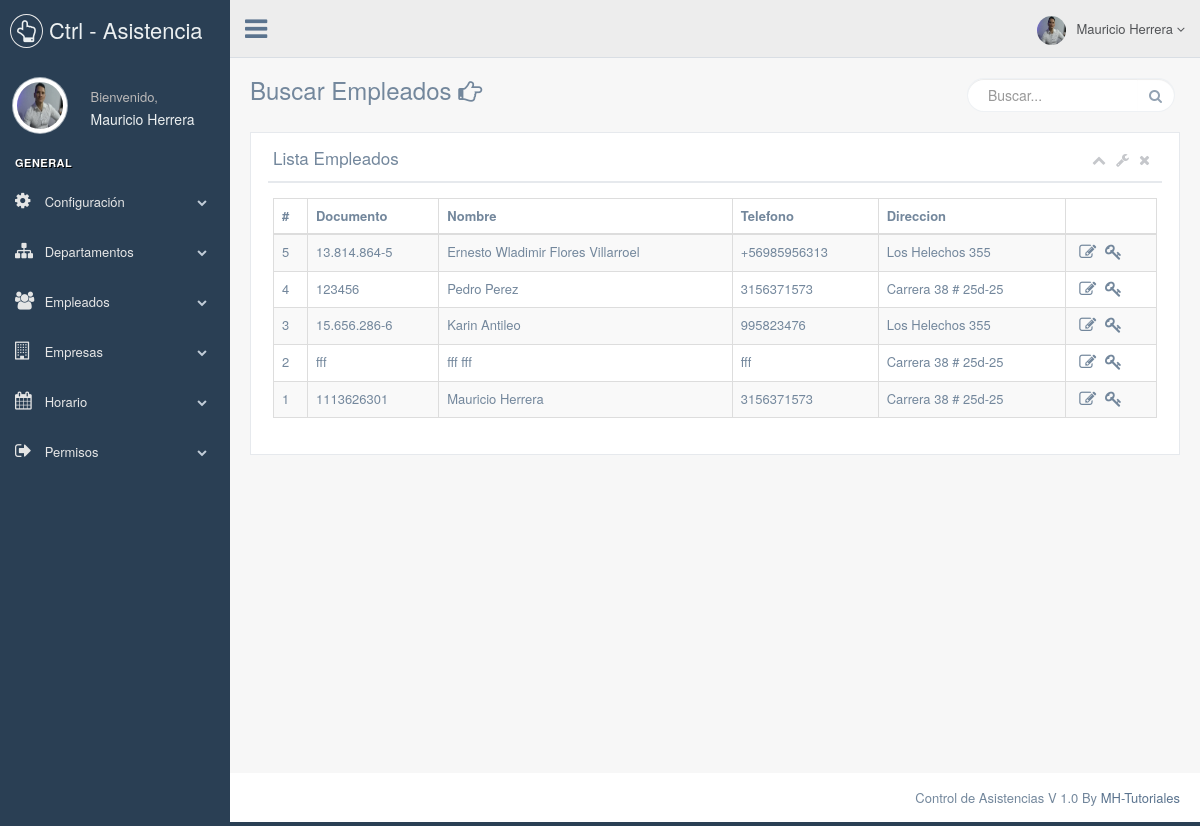
Screenshot of /Views/ListarEmpleados.php (signed in) with the database file from the repository.
### tables this page shows
CREATE TABLE `empleados` (
  `id_empleado` int(11) NOT NULL AUTO_INCREMENT,
  `id_empresa` int(11) NOT NULL,
  `documento` varchar(20) DEFAULT NULL,
  `nombres` varchar(100) DEFAULT NULL,
  `apellidos` varchar(100) DEFAULT NULL,
  `telefono` varchar(15) DEFAULT NULL,
  `direccion` varchar(100) DEFAULT NULL,
  `fecha_creacion` timestamp NULL DEFAULT NULL,
  `foto` varchar(50) DEFAULT NULL,
  `fecha_nacimiento` date DEFAULT NULL,
  `id_departamento` int(11) DEFAULT NULL,
  `id_rol` int(11) DEFAULT NULL,
  `password` varchar(200) DEFAULT NULL,
  `id_horario` int(11) DEFAULT NULL,
  PRIMARY KEY (`id_empleado`),
  KEY `id_empresa` (`id_empresa`),
  KEY `id_horario` (`id_horario`)
);

### Utils/SimbolyLink.php (called while the page is built)
<?php
$config['base_url'] = ((isset($_SERVER['HTTPS']) && $_SERVER['HTTPS'] == "on") ? "https" : "http");
$name_project = explode("/", $_SERVER["REQUEST_URI"])[1];
$config['base_url'] .= "://" . $_SERVER['HTTP_HOST'] . "/" . $name_project;
?>

### Model/BD.php (called while the page is built, shortened)
<?php
include_once '../Utils/SimbolyLink.php';
class BD {
    private $con;
    private $rs;
    public function __construct() {
        try {
            $this->con = new PDO('mysql:host=' . HOST . ';dbname=' . BD . ';charset=utf8', USER, PASS, array(
                PDO::ATTR_ERRMODE => PDO::ERRMODE_EXCEPTION,
                PDO::MYSQL_ATTR_INIT_COMMAND => "SET NAMES utf8"
            ));
            $this->con->setAttribute(PDO::ATTR_ERRMODE, PDO::ERRMODE_EXCEPTION);
        } catch (PDOException $e) {
            print "Error!: " . $e->getMessage() . "<br/>";
            die();
        }
    }
    public function findAll2($query, $opc = false) {
        $this->stm = $this->con->prepare($query);
        $this->stm->execute();
        if ($opc) {
            $this->rs = $this->stm->fetchAll(PDO::FETCH_OBJ);
        } else {
            $this->rs = $this->stm->fetchAll(PDO::FETCH_ASSOC);
        }
        return $this->rs;
    }
}
?>

### Model/empleados/listEmpleados.php (the view)
<?php
$con = new BD();
$SQL_SELECT = "Select * from empleados order by id_empleado desc limit 500 ";
$rs = $con->findAll2($SQL_SELECT);
foreach ($rs as $key => $value) {
    ?>
    <tr>
        <td><?php echo $value['id_empleado']; ?></td>
        <td><?php echo $value['documento']; ?></td>
        <td><?php echo $value['nombres'] . " " . $value['apellidos']; ?></td>
        <td><?php echo $value['telefono']; ?></td>
        <td><?php echo $value['direccion']; ?></td>
        <td>
            <?php if ($_SESSION["obj_user"][0]["id_rol"] != 4) { ?>
                <i class="fa fa-edit lg-icon redirect btnEvtTable" data-toggle="tooltip"
                   data-placement="top" title data-original-title="Editar"
                   data-page="<?php echo $config['base_url'] . "/Views/EditarEmpleados/" . $value['id_empleado']; ?>" >
                </i>
                <i class="fa fa-key lg-icon redirect btnEvtTable" data-toggle="tooltip"
                   data-placement="top" title data-original-title="Permisos"
                   data-page="<?php echo $config['base_url'] . "/Views/PermisosEmpleados/" . $value['id_empleado']; ?>" >
                </i>
            <?php } ?>
        </td>
    </tr>
    <?php
}
?>

### Views/ListarEmpleados.php (shortened to what this page needs)
<?php
include '../Model/BD.php';
?>
<!DOCTYPE html>
<html lang="en">
    <head>
        <?php
        $title = "Lista Empleados";
        include 'css.php';
        ?>
    </head>
    <body class="nav-md">
        <div class="container body">
            <div class="main_container">
                <?php include  'menu.php'; ?>
                <div class="right_col" role="main">
                    <div class="">
                        <div class="page-title">
                            <div class="title_left">
                                <h3>Buscar Empleados <i class="fa fa-hand-o-right"></i></h3>
                            </div>
                            <div class="title_right">
                                <div class="col-md-5 col-sm-5 col-xs-12 form-group pull-right top_search">
                                    <div class="input-group">
                                        <input type="text" class="form-control" placeholder="Buscar...">
                                        <span class="input-group-btn">
                                            <button class="btn btn-default" type="button"><i class="fa fa-search"></i></button>
                                        </span>
                                    </div>
                                </div>
                            </div>
                        </div>
                        <div class="clearfix"></div>
                        <div class="row">
                            <div class="col-md-12 col-sm-12 col-xs-12">
                                <div class="x_panel">
                                    <div class="x_title">
                                        <h2><?php echo $title; ?></h2>
                                        <ul class="nav navbar-right panel_toolbox">
                                            <li><a class="collapse-link"><i class="fa fa-chevron-up"></i></a>
                                            </li>
                                            <li class="dropdown">
                                                <a href="#" class="dropdown-toggle" data-toggle="dropdown" role="button" aria-expanded="false"><i class="fa fa-wrench"></i></a>
                                            </li>
                                            <li><a class="close-link"><i class="fa fa-close"></i></a>
                                            </li>
                                        </ul>
                                        <div class="clearfix"></div>
                                    </div>
                                    <div class="x_content">
                                        <table id="datatable" class="table table-striped table-bordered">
                                            <thead>
                                                <tr>
                                                    <th>#</th>
                                                    <th>Documento</th>
                                                    <th>Nombre</th>
                                                    <th>Telefono</th>
                                                    <th>Direccion</th>
                                                    <th></th>
                                                </tr>
                                            </thead>
                                            <tbody>
                                                <?php
                                                include '../Model/empleados/listEmpleados.php';
                                                ?>
                                            </tbody>
                                        </table>
                                    </div>
                                </div>
                            </div>
                        </div>
                    </div>
                </div>
                <?php include 'footer.php'; ?>
            </div>
        </div>
    </body>
</html>

### Views/css.php (shortened to what this page needs)
<?php
include_once '../Utils/SimbolyLink.php';
?>
<link href="<?php echo $config['base_url']; ?>/vendors/bootstrap/dist/css/bootstrap.min.css" rel="stylesheet">
<link href="<?php echo $config['base_url']; ?>/vendors/font-awesome/css/font-awesome.min.css" rel="stylesheet">
<link href="<?php echo $config['base_url']; ?>/vendors/nprogress/nprogress.css" rel="stylesheet">
<link href="<?php echo $config['base_url']; ?>/vendors/iCheck/skins/flat/green.css" rel="stylesheet">
<link href="<?php echo $config['base_url']; ?>/vendors/google-code-prettify/bin/prettify.min.css" rel="stylesheet">
<link href="<?php echo $config['base_url']; ?>/vendors/select2/dist/css/select2.min.css" rel="stylesheet">
<link href="<?php echo $config['base_url']; ?>/vendors/switchery/dist/switchery.min.css" rel="stylesheet">
<link href="<?php echo $config['base_url']; ?>/vendors/starrr/dist/starrr.css" rel="stylesheet">
<link href="<?php echo $config['base_url']; ?>/vendors/bootstrap-daterangepicker/daterangepicker.css" rel="stylesheet">
<link href="<?php echo $config['base_url']; ?>/vendors/bootstrap-datetimepicker/build/css/bootstrap-datetimepicker.css" rel="stylesheet">
<link href="<?php echo $config['base_url']; ?>/css/custom.min.css" rel="stylesheet">
<link href="<?php echo $config['base_url']; ?>/vendors/pnotify/dist/pnotify.css" rel="stylesheet">
<link href="<?php echo $config['base_url']; ?>/vendors/pnotify/dist/pnotify.buttons.css" rel="stylesheet">
<link href="<?php echo $config['base_url']; ?>/vendors/pnotify/dist/pnotify.nonblock.css" rel="stylesheet">
<link href="<?php echo $config['base_url']; ?>/vendors/datatables.net-bs/css/dataTables.bootstrap.min.css" rel="stylesheet">
<link href="<?php echo $config['base_url']; ?>/vendors/datatables.net-buttons-bs/css/buttons.bootstrap.min.css" rel="stylesheet">
<link href="<?php echo $config['base_url']; ?>/vendors/datatables.net-fixedheader-bs/css/fixedHeader.bootstrap.min.css" rel="stylesheet">
<link href="<?php echo $config['base_url']; ?>/vendors/datatables.net-responsive-bs/css/responsive.bootstrap.min.css" rel="stylesheet">
<link href="<?php echo $config['base_url']; ?>/vendors/datatables.net-scroller-bs/css/scroller.bootstrap.min.css" rel="stylesheet">
<link href="<?php echo $config['base_url']; ?>/css/proyect.css" rel="stylesheet">

### Views/menu.php (shortened to what this page needs)
<?php
$con = new BD();
$query = "select m.nombre as menu, m.icono, sm.sub_menu, sm.descripcion from menu_app m "
        . "inner join sub_menu_app sm on m.id_menu = sm.id_menu "
        . "inner join menus_empleados me on me.id_submenu = sm.id_submenu "
        . "where me.id_empleado = " . $_SESSION["obj_user"][0]["id_empleado"] . " order by m.nombre";
$rsultset = $con->findAll2($query);
$arrayMenu = array();
for ($index = 0; $index < count($rsultset); $index++) {
    if (!array_key_exists($rsultset[$index]["menu"], $arrayMenu)) {
        $arrayMenu[$rsultset[$index]["menu"]] = array($rsultset[$index]["icono"]);
    }
}
foreach ($arrayMenu as $key => $value) {
    $arraytemp = array();
    for ($i = 0; $i < count($rsultset); $i++) {
        if ($key == $rsultset[$i]["menu"]) {
            $arraytemp[] = array($rsultset[$i]["sub_menu"], $rsultset[$i]["descripcion"]);
        }
    }
    $arrayMenu[$key][1] = $arraytemp;
}
?>
<div class="col-md-3 left_col">
    <div class="left_col scroll-view">
        <div class="navbar nav_title" style="border: 0;">
            <a href="index.html" class="site_title"><i class="fa fa-hand-o-up"></i> <span>Ctrl - Asistencia</span></a>
        </div>
        <div class="profile clearfix">
            <div class="profile_pic">
                <img width="125" height="57" src="<?php echo ($_SESSION["obj_user"][0]["foto"]) ? $config['base_url'] . "/" . $_SESSION["obj_user"][0]["foto"] : $config['base_url'] . "/images/img.jpg"; ?>" alt="..." class="img-circle profile_img">
            </div>
            <div class="profile_info">
                <span>Bienvenido,</span>
                <h2><?php echo $_SESSION["obj_user"][0]["nombres"] . " " . $_SESSION["obj_user"][0]["apellidos"] ?></h2>
            </div>
            <div class="clearfix"></div>
        </div>
        <br />
        <div id="sidebar-menu" class="main_menu_side hidden-print main_menu">
            <div class="menu_section">
                <h3>General</h3>
                <ul class="nav side-menu">
                    <?php if ($_SESSION["obj_user"][0]["id_rol"] != 4) { ?>
                        <li><a><i class="fa fa-gear"></i> Configuración <span class="fa fa-chevron-down"></span></a>
                        </li>
                    <?php } ?>
                    <?php foreach ($arrayMenu as $key => $value) { ?>
                        <li><a><i class="fa <?php echo $value[0]; ?>"></i> <?php echo $key; ?> <span class="fa fa-chevron-down"></span></a>
                        </li>
                    <?php } ?>
                </ul>
            </div>
        </div>
    </div>
</div>
<div class="top_nav">
    <div class="nav_menu">
        <nav>
            <div class="nav toggle">
                <a id="menu_toggle"><i class="fa fa-bars"></i></a>
            </div>
            <ul class="nav navbar-nav navbar-right">
                <li class="">
                    <a href="javascript:;" class="user-profile dropdown-toggle" data-toggle="dropdown" aria-expanded="false">
                        <img  src="<?php echo ($_SESSION["obj_user"][0]["foto"]) ? $config['base_url'] . "/" . $_SESSION["obj_user"][0]["foto"] : $config['base_url'] . "/images/img.jpg"; ?>" alt=""><?php echo $_SESSION["obj_user"][0]["nombres"] . " " . $_SESSION["obj_user"][0]["apellidos"] ?>
                        <span class=" fa fa-angle-down"></span>
                    </a>
                </li>
            </ul>
        </nav>
    </div>
</div>

### Views/footer.php
<footer>
    <div class="pull-right">
        Control de Asistencias V 1.0 By <a href="https://www.youtube.com/playlist?list=PLpnYsO06oNufUlXIxMnstW5ji9VMCDy1p">MH-Tutoriales</a>
    </div>
    <div class="clearfix"></div>
</footer>

### css/proyect.css (style rules this page uses)
.lg-icon { font-size: 17px; }
.btnEvtTable { cursor: pointer; margin-left: 5px; }

### rows the page displays
empleados: id_empleado "5", documento "13.814.864-5", nombres "Ernesto Wladimir", apellidos "Flores Villarroel", telefono "+56985956313", direccion "Los Helechos 355"
empleados: id_empleado "4", documento "123456", nombres "Pedro", apellidos "Perez", telefono "3156371573", direccion "Carrera 38 # 25d-25"
empleados: id_empleado "3", documento "15.656.286-6", nombres "Karin", apellidos "Antileo", telefono "995823476", direccion "Los Helechos 355"
empleados: id_empleado "2", documento "fff", nombres "fff", apellidos "fff", telefono "fff", direccion "Carrera 38 # 25d-25"
empleados: id_empleado "1", documento "1113626301", nombres "Mauricio", apellidos "Herrera", telefono "3156371573", direccion "Carrera 38 # 25d-25"

### other values shown
$_SESSION["obj_user"][0]["nombres"] "Mauricio"
$_SESSION["obj_user"][0]["apellidos"] "Herrera"
$key "Departamentos"
$key "Empleados"
$key "Empresas"
$key "Horario"
$key "Permisos"
$title "Lista Empleados"
